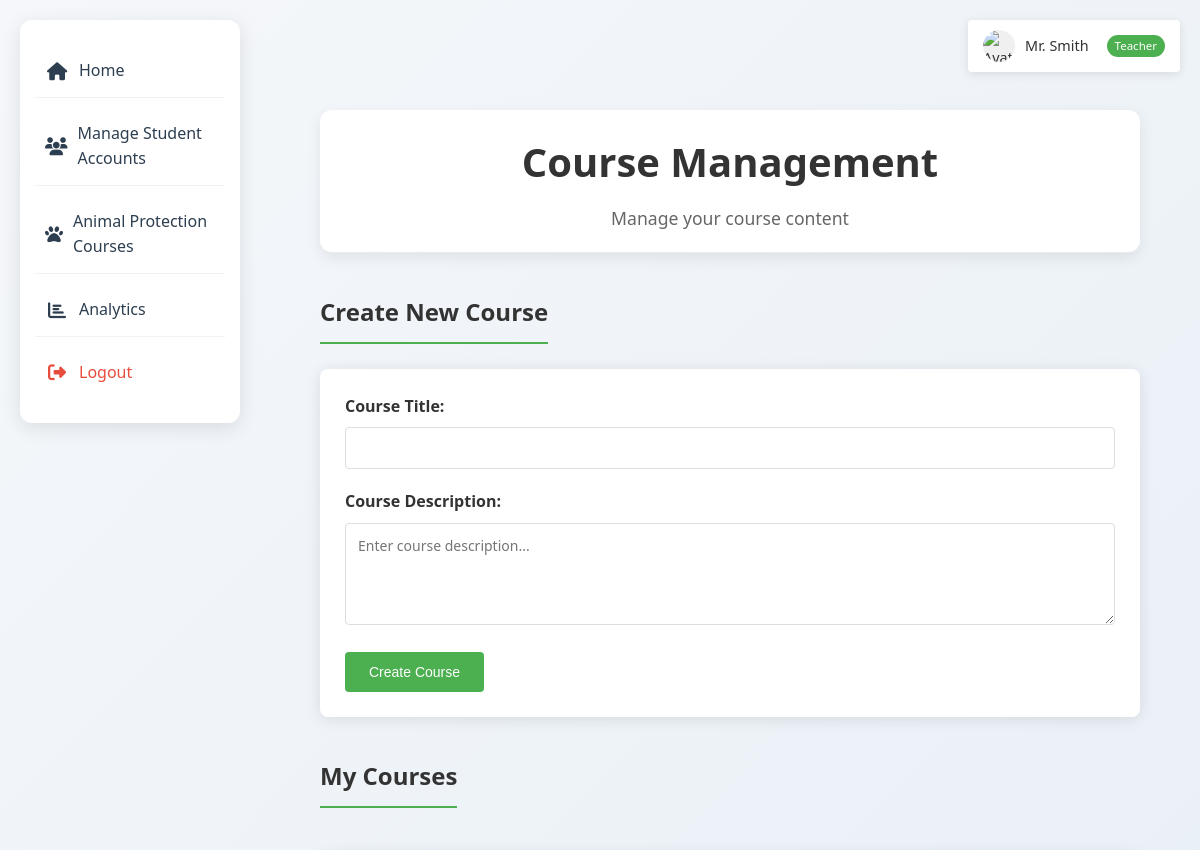
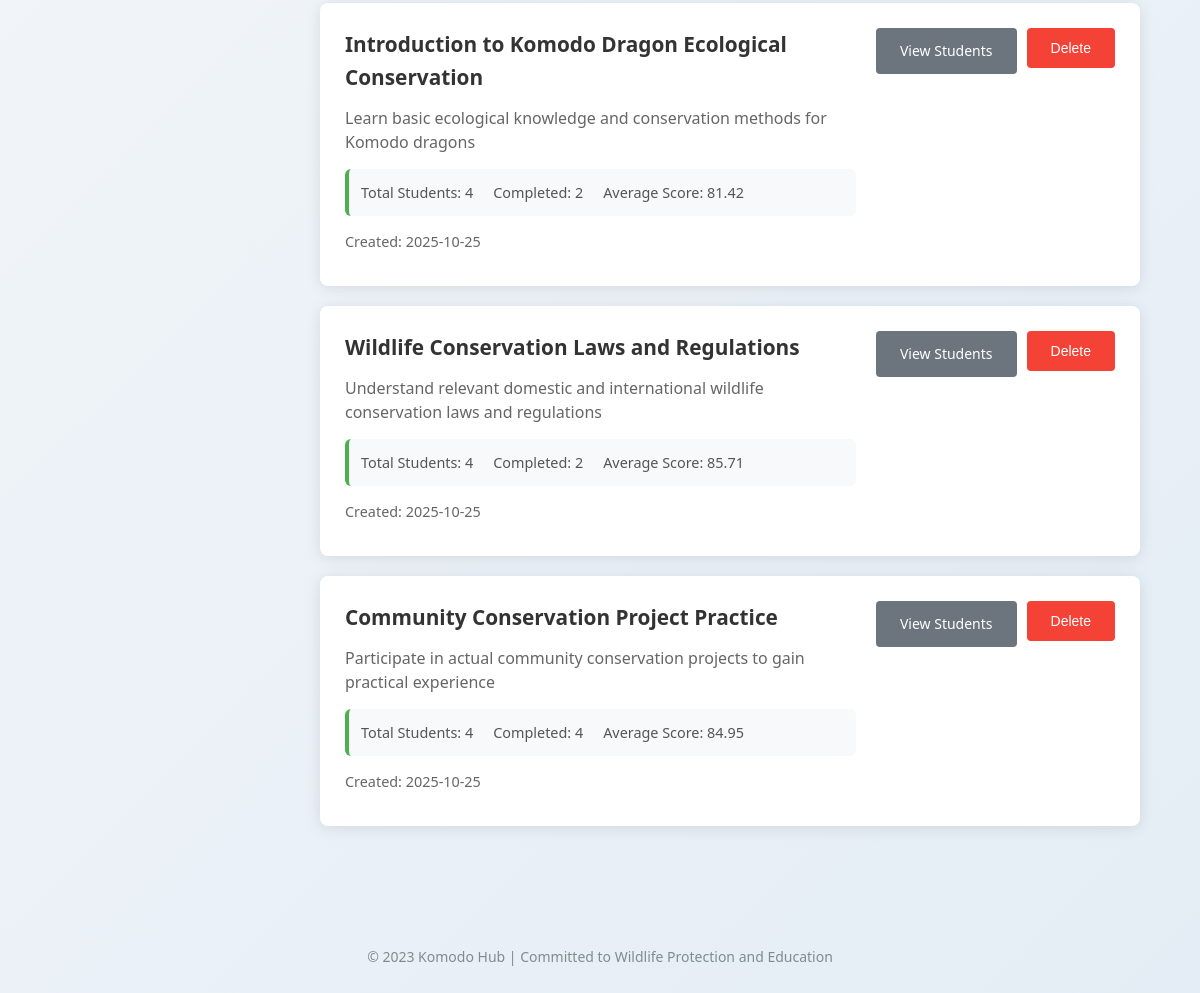
Page /teacher/courses (signed in) on the committed database (2 pictures, top to bottom).
### tables this page shows
CREATE TABLE courses (
        id INTEGER PRIMARY KEY AUTOINCREMENT,
        teacher_id INTEGER NOT NULL,
        title TEXT NOT NULL,
        description TEXT,
        created_at TIMESTAMP DEFAULT CURRENT_TIMESTAMP,
        updated_at TIMESTAMP DEFAULT CURRENT_TIMESTAMP,
        FOREIGN KEY (teacher_id) REFERENCES users (id)
    );

### routes/teacher.py (the view, shortened to what this page needs)
@teacher_bp.route('/courses', methods=['GET', 'POST'])
def courses():
    if 'username' not in session or session.get('role') != 'teacher':
        flash('请先登录教师账户。', 'error')
        return redirect(url_for('auth.login'))
    teacher_id = session.get('user_id')
    conn = get_db_connection()
    cursor = conn.cursor()
    cursor.execute("""
    SELECT
        c.id,
        c.title,
        c.description,
        c.created_at,
        COUNT(ce.student_id) as total_students,
        COUNT(CASE WHEN ce.status = 'completed' THEN 1 END) as completed_students,
        AVG(ce.score) as average_score
    FROM courses c
    LEFT JOIN course_enrollments ce ON c.id = ce.course_id
    WHERE c.teacher_id = ?
    GROUP BY c.id
    ORDER BY c.created_at DESC
    """, (teacher_id,))
    courses = cursor.fetchall()
    conn.close()
    return render_template('pages/teacher/courses.html', courses=courses)

### database/models.py (called while the page is built)
def get_db_connection():
    conn = sqlite3.connect(current_app.config['DATABASE'])
    conn.row_factory = sqlite3.Row
    return conn

### templates/pages/teacher/courses.html (shortened to what this page needs)
{% extends 'base/base.html' %}
{% block extra_css %}
<link rel="stylesheet" href="{{ url_for('static', filename='css/teacher.css') }}">
{% endblock %}
{% block content %}
<div class="dashboard-container">
    <div class="dashboard-header">
        <h1>Course Management</h1>
        <p>Manage your course content</p>
    </div>
    <div class="content-section">
        <h2 class="section-title">Create New Course</h2>
        <form method="POST" class="course-form">
            <div class="form-group">
                <label for="title">Course Title:</label>
                <input type="text" id="title" name="title" required>
            </div>
            <div class="form-group">
                <label for="description">Course Description:</label>
                <textarea id="description" name="description" rows="4" placeholder="Enter course description..."></textarea>
            </div>
            <button type="submit" name="add_course" class="btn btn-primary">Create Course</button>
        </form>
    </div>
    <div class="content-section">
        <h2 class="section-title">My Courses</h2>
        <div class="courses-list">
            {% for course in courses %}
            <div class="course-card">
                <div class="course-info">
                    <h3>{{ course['title'] }}</h3>
                    <p>{{ course['description'] or 'No description' }}</p>
                    <div class="course-stats">
                        <span>Total Students: {{ course['total_students'] or 0 }}</span>
                        <span>Completed: {{ course['completed_students'] or 0 }}</span>
                        <span>Average Score: {{ "%.2f"|format(course['average_score'] or 0) }}</span>
                    </div>
                    <p class="course-meta">Created: {{ course['created_at'][:10] }}</p>
                </div>
                <div class="course-actions">
                    <a href="{{ url_for('teacher.course_students', course_id=course['id']) }}" class="btn btn-secondary">View Students</a>
                    <form method="POST" onsubmit="return confirm('Are you sure you want to delete this course? This action cannot be undone.');">
                        <button type="submit" name="delete_course" class="btn btn-danger">Delete</button>
                    </form>
                </div>
            </div>
            {% else %}
            <div class="no-courses">
                <p>No courses available</p>
            </div>
            {% endfor %}
        </div>
    </div>
</div>
{% endblock %}

### static/css/main.css (style rules this page uses)
* { box-sizing: border-box; margin: 0; padding: 0; }
body { font-family: 'Segoe UI', Tahoma, Geneva, Verdana, sans-serif; background: linear-gradient(135deg, #f5f7fa 0%, #e4edf5 100%); color: #333; line-height: 1.6; min-height: 100vh; padding: 20px; }
.section-title { font-size: 28px; color: #2c3e50; margin-bottom: 25px; padding-bottom: 15px; border-bottom: 2px solid #1abc9c; display: inline-block; }
.dashboard-container { max-width: 1200px; margin: 0 auto; }
.dashboard-header { text-align: center; margin-bottom: 40px; padding: 20px; background: white; border-radius: 12px; box-shadow: 0 5px 15px rgba(0, 0, 0, 0.08); }
.dashboard-header h1 { color: #2c3e50; margin-bottom: 10px; }
.dashboard-header p { color: #7f8c8d; font-size: 1.1em; }
.btn { display: inline-block; padding: 10px 20px; background: #1abc9c; color: white; text-decoration: none; border-radius: 6px; font-weight: 500; transition: background 0.3s ease; }
.btn-primary { background: #1abc9c; }
.form-group { margin-bottom: 15px; }
.form-group label { display: block; margin-bottom: 5px; font-weight: 500; color: #2c3e50; }
.form-group input { width: 100%; padding: 10px; border: 1px solid #ddd; border-radius: 4px; font-size: 16px; }
.btn-danger { background: #e74c3c; color: white; border: none; padding: 8px 15px; border-radius: 4px; cursor: pointer; font-size: 14px; }

### static/css/teacher.css (style rules this page uses)
.dashboard-container { max-width: 1200px; margin: 0 auto; padding: 0 20px; }
.dashboard-header { text-align: center; margin-bottom: 40px; padding-bottom: 20px; border-bottom: 1px solid #eaeaea; }
.dashboard-header h1 { color: #333; font-size: 2.5em; margin-bottom: 10px; font-weight: 700; }
.dashboard-header p { color: #666; font-size: 1.1em; margin: 0; }
.content-section { margin-bottom: 40px; }
.section-title { color: #333; margin-bottom: 25px; padding-bottom: 10px; border-bottom: 2px solid #4CAF50; font-size: 1.5em; font-weight: 600; }
.student-form, .course-form { width: 100%; background: white; padding: 25px; border-radius: 8px; box-shadow: 0 2px 15px rgba(0,0,0,0.1); margin-bottom: 30px; box-sizing: border-box; }
.form-group { margin-bottom: 20px; }
.form-group label { display: block; margin-bottom: 8px; font-weight: bold; color: #333; }
.form-group input, .form-group textarea { width: 100%; padding: 12px; border: 1px solid #ddd; border-radius: 4px; box-sizing: border-box; font-size: 14px; transition: border-color 0.3s ease; }
.form-group textarea { resize: vertical; min-height: 100px; font-family: inherit; }
.btn { padding: 12px 24px; border: none; border-radius: 4px; cursor: pointer; text-decoration: none; display: inline-block; font-size: 14px; font-weight: 500; transition: all 0.3s ease; }
.btn-primary { background-color: #4CAF50; color: white; }
.btn-danger { background-color: #f44336; color: white; }
.students-list, .courses-list { width: 100%; margin-top: 20px; }
.student-card, .course-card { width: 100%; background: white; border-radius: 8px; padding: 25px; margin-bottom: 20px; box-shadow: 0 2px 15px rgba(0,0,0,0.1); display: flex; justify-content: space-between; align-items: flex-start; box-sizing: border-box; transition: transform 0.2s ease, box-shadow 0.2s ease; }
.student-info, .course-info { flex: 1; }
.student-info h3, .course-info h3 { margin: 0 0 12px 0; color: #333; font-size: 1.3em; font-weight: 600; }
.student-info p, .course-info p { margin: 8px 0; color: #666; line-height: 1.5; }
.course-stats { display: flex; gap: 20px; margin: 15px 0; padding: 12px; background: #f8f9fa; border-radius: 6px; border-left: 4px solid #4CAF50; }
.course-stats span { font-size: 0.9em; color: #555; font-weight: 500; }
.course-meta, .student-meta { font-size: 0.9em; color: #888; margin-top: 12px; }
.student-actions, .course-actions { margin-left: 20px; display: flex; gap: 10px; }
.btn-secondary { background-color: #6c757d; color: white; }

### rows in the picture
courses: title "Introduction to Komodo Dragon Ecological Conservation", description "Learn basic ecological knowledge and conservation methods for Komodo dragons", course "4", course "2", course "81.42", created_at "2025-10-25"
courses: title "Wildlife Conservation Laws and Regulations", description "Understand relevant domestic and international wildlife conservation laws and regulations", course "4", id "2", course "85.71", created_at "2025-10-25"
courses: title "Community Conservation Project Practice", description "Participate in actual community conservation projects to gain practical experience", course "4", course "84.95", created_at "2025-10-25"

### other values in the picture
{{ session.full_name or session.username }} "Mr. Smith"
